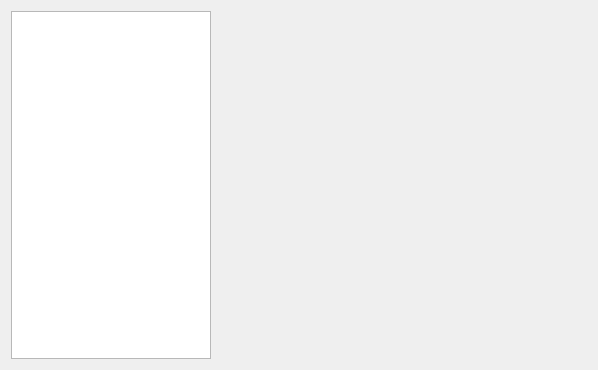
<?xml version="1.0" encoding="UTF-8"?>
<ui version="4.0">
 <class>qtvUITabConfigs</class>
 <widget class="QWidget" name="qtvUITabConfigs">
  <property name="geometry">
   <rect>
    <x>0</x>
    <y>0</y>
    <width>598</width>
    <height>370</height>
   </rect>
  </property>
  <property name="font">
   <font>
    <pointsize>12</pointsize>
   </font>
  </property>
  <property name="windowTitle">
   <string>Form</string>
  </property>
  <layout class="QHBoxLayout" name="horizontalLayout" stretch="3,7">
   <property name="spacing">
    <number>9</number>
   </property>
   <item>
    <widget class="qtvUIListConfig" name="listWidget">
     <property name="minimumSize">
      <size>
       <width>200</width>
       <height>0</height>
      </size>
     </property>
     <property name="maximumSize">
      <size>
       <width>200</width>
       <height>16777215</height>
      </size>
     </property>
     <property name="font">
      <font>
       <pointsize>12</pointsize>
      </font>
     </property>
    </widget>
   </item>
   <item>
    <widget class="QStackedWidget" name="st_context">
     <property name="font">
      <font>
       <pointsize>12</pointsize>
      </font>
     </property>
     <widget class="QWidget" name="page"/>
     <widget class="QWidget" name="page_2"/>
    </widget>
   </item>
  </layout>
 </widget>
 <customwidgets>
  <customwidget>
   <class>qtvUIListConfig</class>
   <extends>QListWidget</extends>
   <header>ui/base/qtv_ui_list.h</header>
  </customwidget>
 </customwidgets>
 <resources/>
 <connections/>
</ui>
